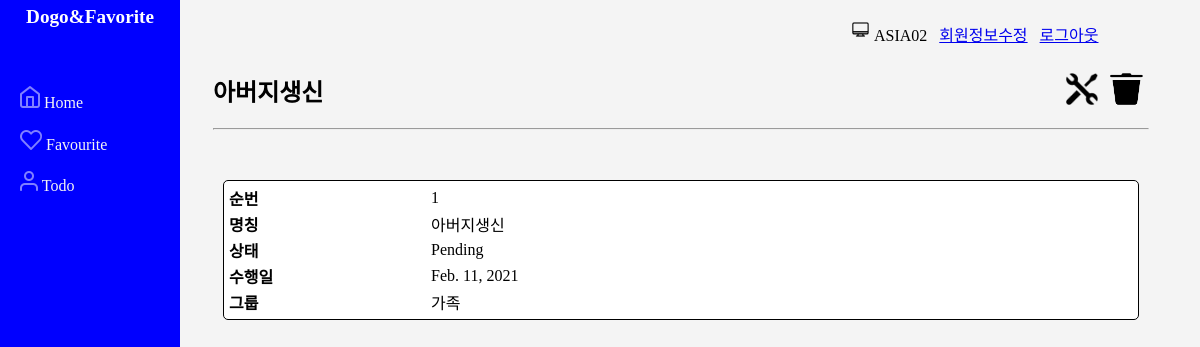
The app's page /second/todo/1 (signed in) with its own data.
### second/models.py (models this page shows)
class User(AbstractUser): #사용자 정보 추가 (사용자 처리는 전담.)
    phone_number=models.CharField(max_length=20, blank=True)
    profile = models.ImageField(verbose_name='user\'s profile image', null=True, blank=True, upload_to='second/profiles/')

class Todo(models.Model):
    STATUS_LIST=[
        ('Pending', '할일'),
        ('Inprogress', '진행중'),
        ('End', '완료'),
    ]
    seq = models.AutoField(primary_key = True)
    name = models.CharField(max_length=50)
    status = models.CharField(max_length=10, choices=STATUS_LIST)
    reg_date = models.DateField(auto_now_add = True)
    end_date = models.DateField()
    del_yn = models.BooleanField(default=False)
    user = models.CharField(max_length=30, default='AnonymousUser')
    group = models.ForeignKey(TodoGroup, on_delete = models.CASCADE)

class TodoGroup(models.Model):
    seq = models.AutoField(primary_key = True)
    name = models.CharField(max_length=50)
    reg_date = models.DateField(auto_now_add=True)
    del_yn = models.BooleanField(default=False)
    def __str__(self):
        return self.name

### second/views.py (the view)
# urls.py: path('todo/<int:ids>', views.todo_detail, name='todo_detail'),
@login_required
def todo_detail(request, ids):
    todo = Todo.objects.get(pk=ids)
    delid = f'del-todo-{todo.seq}'
    todos = Todo.objects.filter(user=request.user.username)
    if todo in todos:
        return render(request, 'second/todo_detail.html', {
            'todo': todo,
            'delid': delid,
            'idn': ids
        })
    else:
        return render(request, 'second/noauth.html', {
            'action': 'Todo',
            'action_kr': '할일이'
        })

### second/templates/second/todo_detail.html (shortened to what this page needs)
{% extends 'second/detail_pages.html' %}
{% block content_title %}
{{ todo.name }}
{% endblock %}
{% block content_modify_url %}
{% url 'second:todo_modify' todo.seq %}
{% endblock %}
{% block content_detail %}
            <div class='item-box'>
                <table class='item-box-table'>
                    <tr>
                        <td>순번</td>
                        <td> {{ todo.seq }}</td>
                    </tr>
                    <tr>
                        <td>명칭</td>
                        <td>{{ todo.name }}</td>
                    </tr>
                    <tr>
                        <td>상태</td>
                        <td>{{ todo.status }}</td>
                    </tr>
                    <tr>
                        <td>수행일</td>
                        <td>{{ todo.end_date }}</td>
                    </tr>
                    <tr>
                        <td>그룹</td>
                        <td>{{ todo.group }}</td>
                    </tr>
                </table>
            </div>
    </div>
{% endblock %}

### second/templates/second/layout.html (shortened to what this page needs)
<!DOCTYPE html>
<html>
    <head>
{% load static %}
    </head>
    <body>
        <div id="list">
        <div class="headline">Dogo&amp;Favorite</div>
        <ul>
        <li><img src="{% static 'second/icon_home.png' %}"/> <a href="{% url 'second:index' %}">Home</a> </li>
        <li><img src="{% static 'second/icon_favorite.png' %}"/> <a href="{% url 'second:favourites' %}">Favourite</a> </li>
        <li><img src="{% static 'second/icon_todo.png' %}"/> <a href="{% url 'second:todos' %}">Todo</a></li>
    </ul>
    </div>
    <div id="contents">
        {% if request.user.is_authenticated == False %}
        <div class='block-upper'><a href="{% url 'second:login' %}">로그인</a> &nbsp;
            <a href="{% url 'second:signup' %}">회원가입</a></div>
        {% else %}
        <div class='block-upper'>
        {% if request.user.profile %}
        <img style="border-radius:50%%;width:1.3em;height:1.3em;" src="{{request.user.profile.url}}"/>
        {% endif %}
        {{request.user}} &nbsp;
        <a href="{% url 'second:changeuserinfo' %}">회원정보수정</a> &nbsp;
        <a href="{% url 'second:logout' %}">로그아웃</a></div>
        {% endif %}
        {% block content %}
        {% endblock %}
    </div>
    </body>
</html>

### static/second/style.css (style rules this page uses)
html, body { height:100%; padding:0px; margin:0px; background:#f4f4f4; min-width:500px; }
#list { float:left; width:180px; height:100%; color:#f4f4f4; background-color:blue; margin-right:1em; }
#list ul { padding:0px; list-style-type:none; margin-top:3em; }
.headline { text-align:center; padding:0.3em; font-size:larger; color:white; font-weight:bold; }
#list li { line-height:2em; padding:0.3em; padding-left:20px; }
#list ul a { color:#f4f4f4; text-decoration:none; }
.block-upper { margin-left: calc(100% - 350px); padding-top:20px; padding-right:40px; padding-bottom:15px; }
.item-box { border:1px solid black; background:white; padding:4px; margin:10px; border-radius:5px; width:calc (98% - 40px); position:relative; }
.item-box-table { border-collapse:collapse; }
.item-box-table tr>td:first-child { width:200px; font-weight:bold; }

### records on screen
User: user.profile (picture), user "ASIA02"
Todo: name "아버지생신", seq "1", status "Pending", end_date "Feb. 11, 2021", group "가족"
